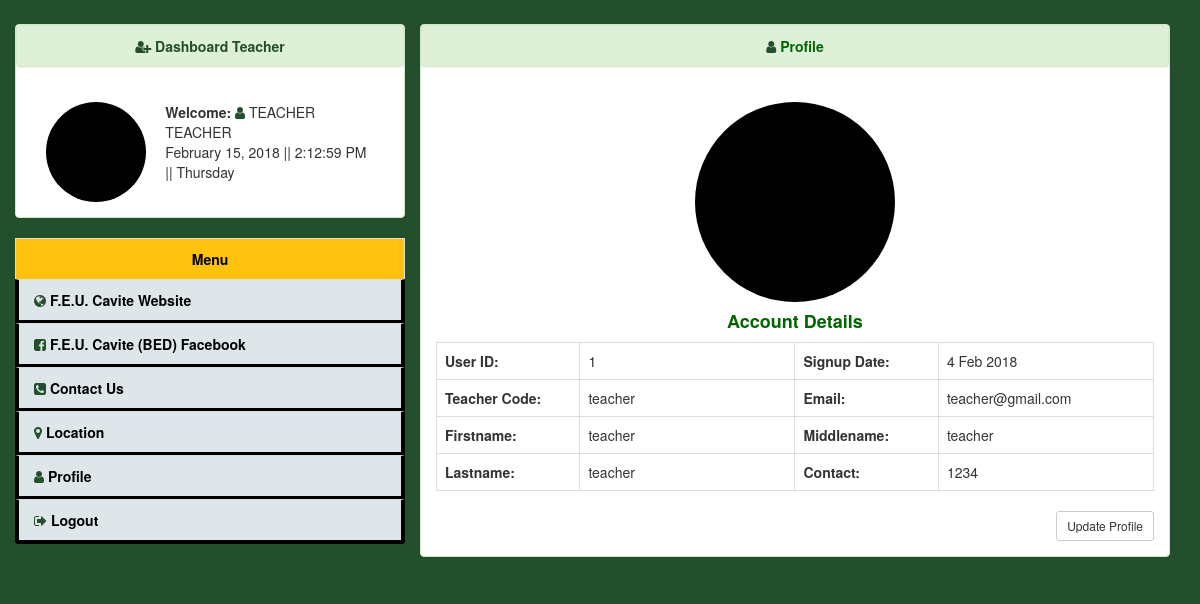
Screenshot of /profile-teacher.php (signed in) with the database file from the repository.
### tables this page shows
CREATE TABLE `tbl_teacher` (
  `id` int(11) NOT NULL,
  `date` int(11) NOT NULL,
  `teacher_code` varchar(255) NOT NULL,
  `password` varchar(255) NOT NULL,
  `email` varchar(255) NOT NULL,
  `firstname` varchar(255) NOT NULL,
  `middlename` varchar(255) NOT NULL,
  `lastname` varchar(255) NOT NULL,
  `image` varchar(255) NOT NULL,
  `contact` varchar(255) NOT NULL,
  `acct_status` varchar(255) NOT NULL
);

### profile-teacher.php (the view, shortened to what this page needs)
<?php
include 'db.php';
$session_teacher_code = $_SESSION['teacher_code'];
$query = "select * from tbl_teacher where teacher_code = '$session_teacher_code' ";
$run = mysqli_query($con, $query);
$row = mysqli_fetch_array($run);
$id = $row['id'];
$date = getdate($row['date']);
$day = $date['mday'];
$month = substr($date['month'],0,3);
$year = $date['year'];
$teacher_code = $row['teacher_code'];
$email = $row['email'];
$firstname = $row['firstname'];
$middlename = $row['middlename'];
$lastname = $row['lastname'];
$image = $row['image'];
$contact = $row['contact'];
?>
<!DOCTYPE html>
<html lang="en">
<head>
<link href="css/bootstrap.min.css" rel="stylesheet">
<link rel="stylesheet" href="css/font-awesome.css">
<?php
include("inc/datatabletop.php");
?>
</head>
<body>
<div class="container-fluid">
<div class="col-md-4">
<?php include("inc/sidebar-teacher.php"); ?>
</div>
<div class="col-md-8">
<div class="panel panel-success">
<div class="panel panel-heading" style="font-weight:bold; color:#006400; text-align:center;"><i class="fa fa-user" aria-hidden="true"></i> Profile</div>
<div class="panel-body">
<center>
<img src="system-img/<?php echo $image;?>" alt="prof-image" width="200px" height="200px;" class="img img-circle">
<h4 style="font-weight:bolder;color:#006400;">Account Details</h4>
</center>
<center>
<div class="row">
<div class="col-xs-12">
<table class="table table-responsive table-bordered">
<tr>
<td width="20%"><b>User ID:</b></td>
<td width="30%"><?php echo $id;?></td>
<td width="20%"><b>Signup Date:</b></td>
<td width="30%"><?php echo "$day $month $year";?></td>
</tr>
<tr>
<td width="20%"><b>Teacher Code:</b></td>
<td width="30%"><?php echo $teacher_code;?></td>
<td width="20%"><b>Email:</b></td>
<td width="30%"><?php echo $email;?></td>
</tr>
<tr>
<td width="20%"><b>Firstname:</b></td>
<td width="30%"><?php echo $firstname;?></td>
<td width="20%"><b>Middlename:</b></td>
<td width="30%"><?php echo $middlename;?></td>
</tr>
<tr>
<td width="20%"><b>Lastname:</b></td>
<td width="30%"><?php echo $lastname;?></td>
<td width="20%"><b>Contact:</b></td>
<td width="30%"><?php echo $contact;?></td>
</tr>
</table>
 <a href="profile-teacher.php?edit=<?php echo $id;?>" class="btn btn-default pull-right raised btn-sm">Update Profile</a>
</div>
</div>
</center>
</div>
</div>
</div>
</div>
</body>
</html>

### inc/datatabletop.php
<link rel="stylesheet" href="table/css/dataTables.foundation.css">
<link rel="stylesheet" href="table/css/dataTables.foundation.min.css">
<link rel="stylesheet" href="table/css/dataTables.jqueryui.css">
<link rel="stylesheet" href="table/css/buttons.dataTables.min.css">

### inc/sidebar-teacher.php (shortened to what this page needs)
<?php include("css-all/sidebar-css.php");
$session_firstname = $_SESSION['firstname'];
$session_lastname = $_SESSION['lastname'];
$session_image = $_SESSION['image'];
$none = "empty.png";
?>
<div class="row">
<div class="list-group">
<div class="panel panel-success">
<div class="panel panel-heading" style="font-weight:bold; color:#006400; text-align:center;"><i class="fa fa-user-plus" aria-hidden="true"></i><a href="homepage-teacher.php" style="text-decoration:none; color:#234F2C;"> Dashboard Teacher</a></div>
<div class="panel-body">
<div class="col-md-4">
<img src='system-img/<?php
if($session_image == "")
{
echo $none;
}
else
{
echo $session_image;
} ?>' width='100px;' height='100px'; class="img-circle">
</div>
<div class="col-md-8">
<ul class="nav navbar-nav nav-clock">
<li><b>Welcome:</b> <i class="fa fa-user"></i> <?php echo strtoupper("$session_firstname $session_lastname")."<br>";?> <span id="clockbox"></span></li>
</ul>
</div>
</div>
</div>
<span href="#" class="list-group-item"> Menu </span>
<a href="http://www.feucavite.edu.ph/" target="_blank" class="list-group-item"><i class="fa fa-globe" aria-hidden="true"></i> F.E.U. Cavite Website </a>
<a href="https://www.facebook.com/FEUCaviteBasicEducationDepartment/" target="_blank" class="list-group-item"><i class="fa fa-facebook-square" aria-hidden="true"></i> F.E.U. Cavite (BED) Facebook </a>
<a href="http://www.feucavite.edu.ph/index.php/directory/" target="_blank" class="list-group-item"><i class="fa fa-phone-square" aria-hidden="true"></i> Contact Us  </a>
<a href="http://www.feucavite.edu.ph/index.php/directory/" target="_blank" class="list-group-item"><i class="fa fa-map-marker" aria-hidden="true"></i> Location</a>
<a href="profile-teacher.php" class="list-group-item"><i class="fa fa-user" aria-hidden="true"></i> Profile</a>
<a href="index.php" class="list-group-item"><i class="fa fa-sign-out" aria-hidden="true"></i> Logout </a>
</div>
</div>

### css-all/userts-css.php (style rules this page uses)
body { background:#234F2C; padding-top: 2%; }

### css-all/sidebar-css.php (style rules this page uses)
.list-group > a { background:#dfe6e9; color: black; border-bottom: 4px solid black; border-left: 4px solid black; border-right: 4px solid black; font-weight: bolder; }
.list-group > span { background: #FFC20E; color:black; font-weight: bolder; text-align: center; }
.fa { color: #234F2C; }

### rows the page displays
tbl_teacher: image (picture), id "1", date "4", date "Feb", date "2018", teacher_code "teacher", email "teacher@gmail.com", firstname "teacher", middlename "teacher", lastname "teacher", contact "1234"
